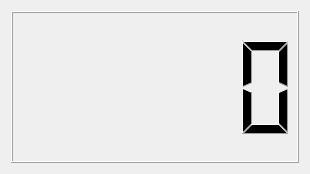
<?xml version="1.0" encoding="UTF-8"?>
<ui version="4.0">
 <class>Dialog</class>
 <widget class="QDialog" name="Dialog">
  <property name="geometry">
   <rect>
    <x>0</x>
    <y>0</y>
    <width>310</width>
    <height>174</height>
   </rect>
  </property>
  <property name="windowTitle">
   <string>Dialog</string>
  </property>
  <layout class="QVBoxLayout" name="verticalLayout">
   <item>
    <widget class="QLCDNumber" name="lcdNumber"/>
   </item>
  </layout>
 </widget>
 <resources/>
 <connections/>
</ui>
